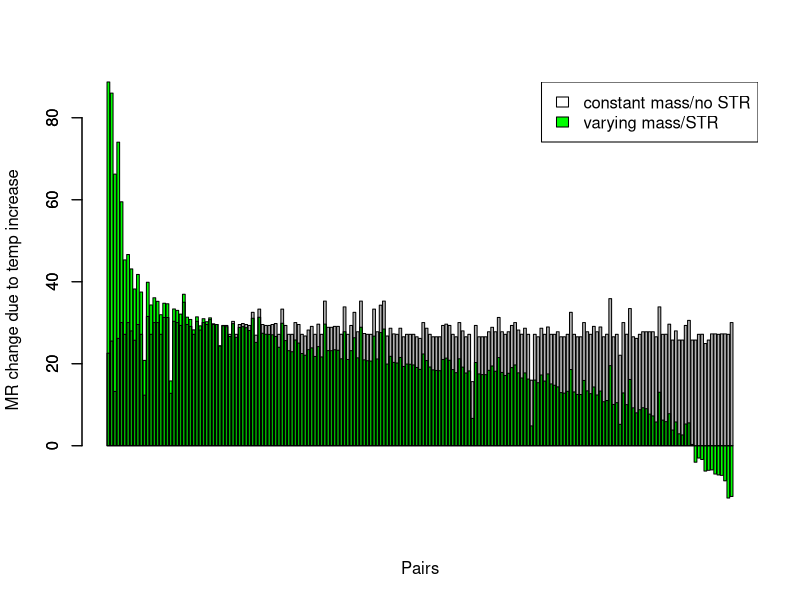
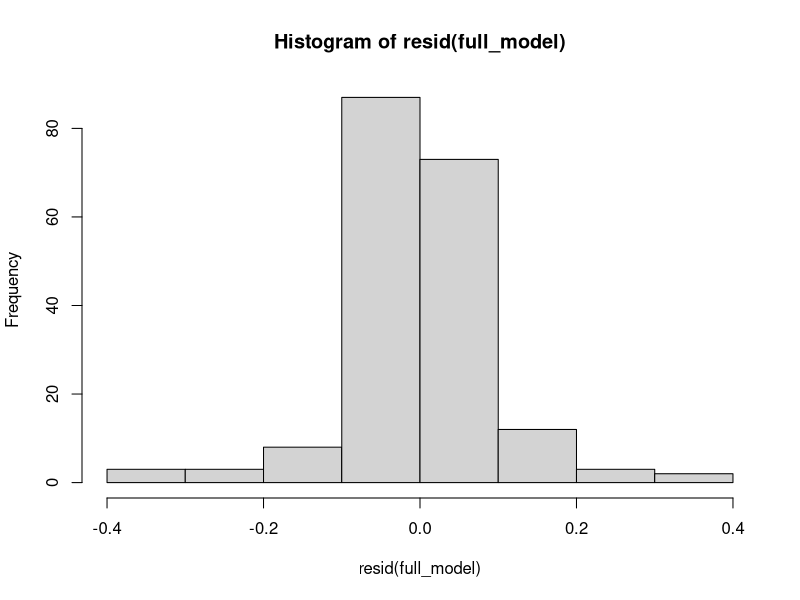
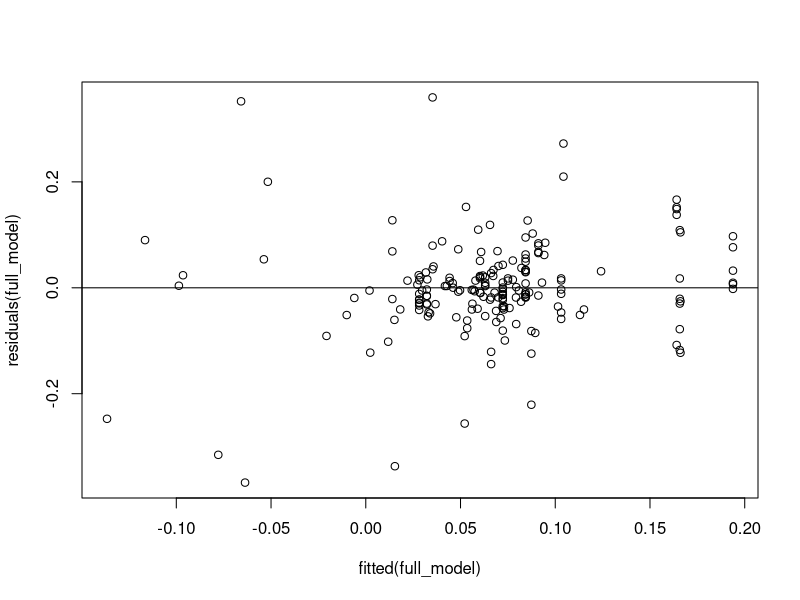
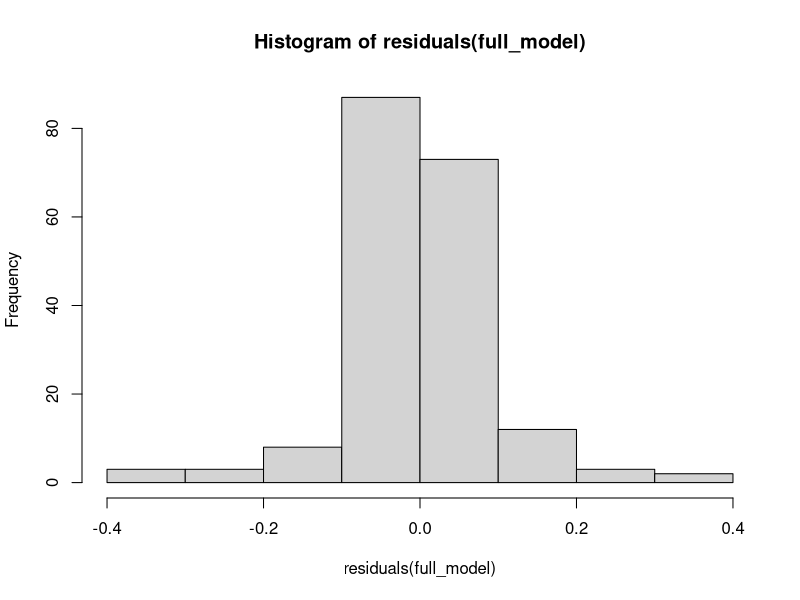
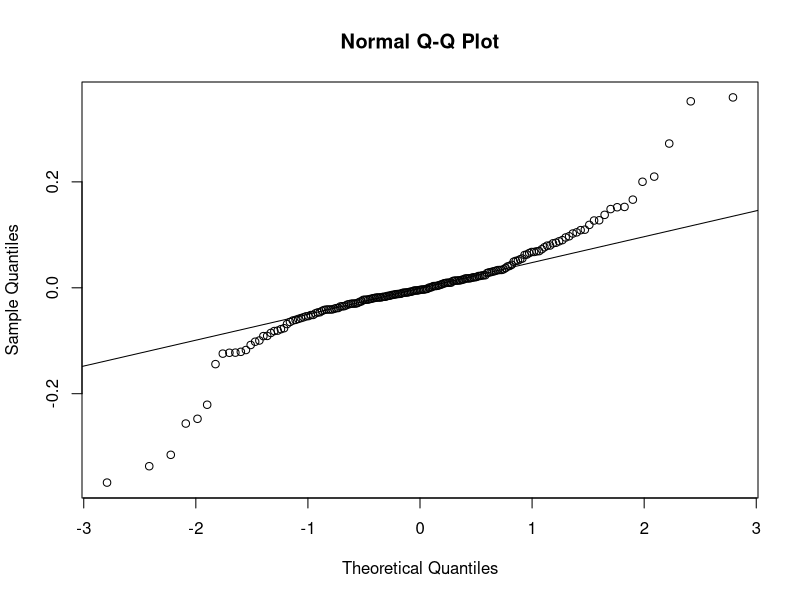
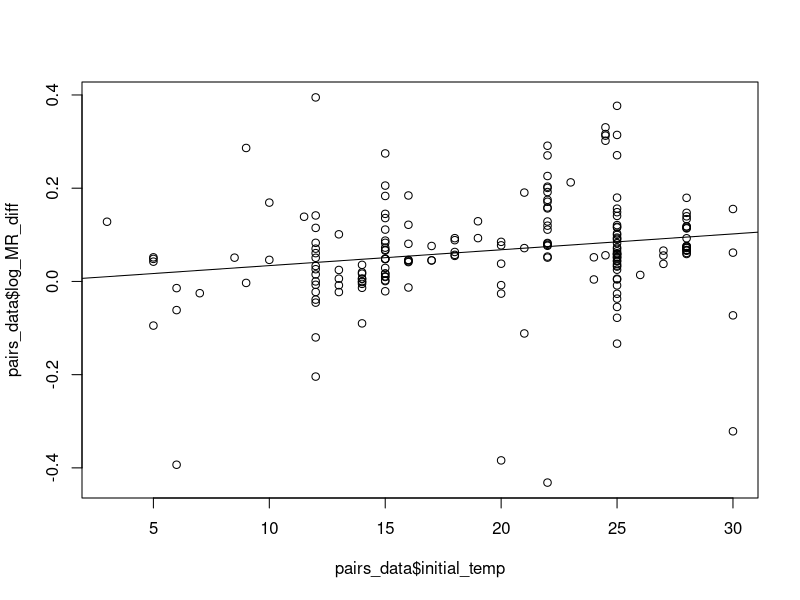
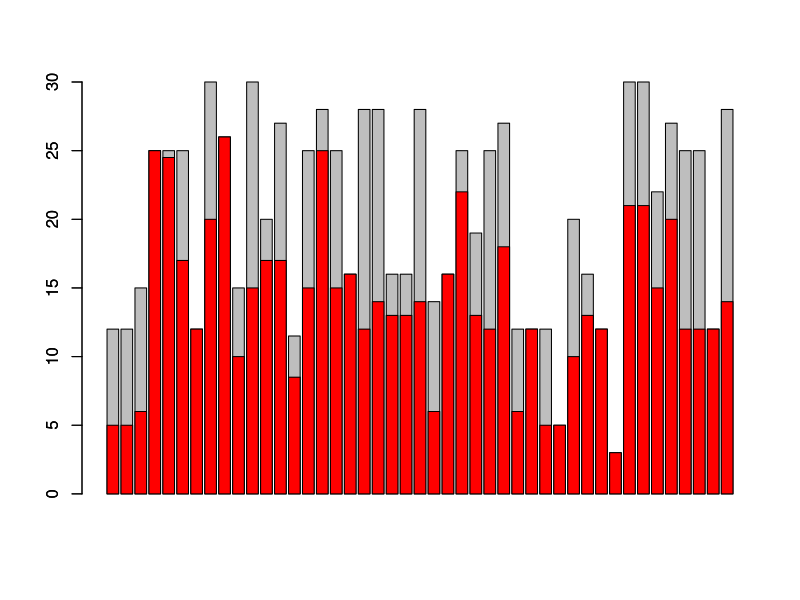
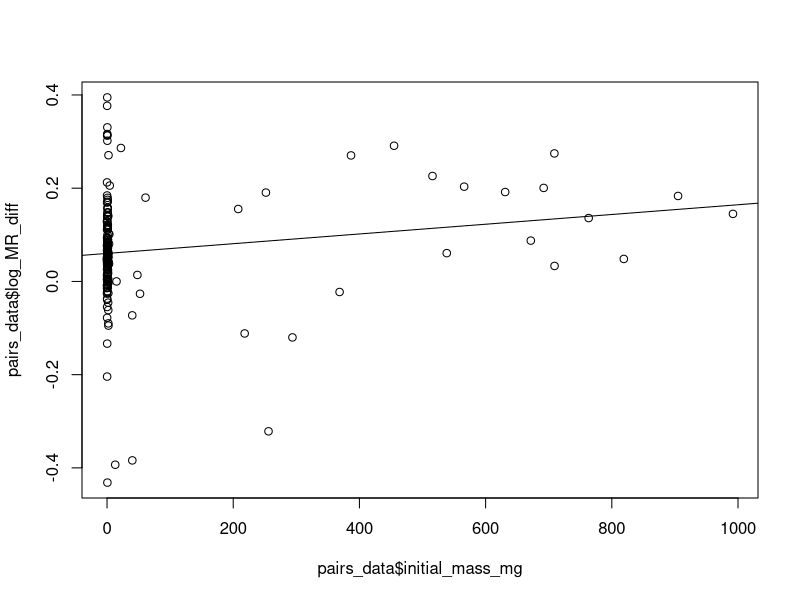

R code for these plots, in order:
# Read in clean data
pairs_data = read.csv("clean_data_MTEecto.csv", stringsAsFactors = FALSE)

#----------------METABOLIC RATE VISUALIZATION & ANALYSIS FOR PAIRS-------------------

# Metabolic rate
pairs_data$PD_MR_CS = ((pairs_data$constantmass_metrate / pairs_data$initial_metrate) - 1) * 100
pairs_data$PD_MR_VS = ((pairs_data$final_metrate / pairs_data$initial_metrate) - 1) * 100
pairs_data$MR_diff = pairs_data$PD_MR_CS - pairs_data$PD_MR_VS
pairs_data = pairs_data[order(pairs_data$MR_diff),]
barplot(pairs_data$PD_MR_VS, col = "green", xlab = "Pairs", ylab = "MR change due to temp increase")
barplot(pairs_data$PD_MR_CS, col = rgb(0, 0, 0, alpha = 0.3), add = TRUE)
legend("topright", c("constant mass/no STR", "varying mass/STR"), fill = c("white", "green"))

# Linear mixed model for difference in metabolic rates
pairs_data$log_MR_diff = log(pairs_data$constantmass_metrate) - log(pairs_data$final_metrate)
library(lme4)
initial_model = lmer(log_MR_diff ~ initial_temp + (1|species) + (1|Class) + (1|studyID) + (1|study), data = pairs_data)
summary(initial_model)
#removed random effects study and studyID because they explained no variability
full_model = lmer(log_MR_diff ~ initial_temp + (1|species) + (1|Class), data = pairs_data)
summary(full_model)
coef(full_model)
hist(resid(full_model))
plot(fitted(full_model), residuals(full_model)) #linearity good, heteroscedasticity
abline(h = 0)
hist(residuals(full_model))
qqnorm(residuals(full_model))
qqline(residuals(full_model)) #normality of residuals not good, but that's okay? 

# Full model but w/ size as fixed effect
# initial_mass vs. initial_mass_mg ?
full_model_size = lmer(log_MR_diff ~ initial_temp + initial_mass_mg + (1|species) + (1|Class), data = pairs_data)
summary(full_model_size)

# Likelihood ratio test for temp w/ linear regression plot & by species variation
null_temp = lmer(log_MR_diff ~ (1|species) + (1|Class), data = pairs_data, REML = FALSE)
model_temp = lmer(log_MR_diff ~ initial_temp + (1|species) + (1|Class), data = pairs_data, REML = FALSE)
anova(null_temp, model_temp)
par(mfrow = c(1, 1))
lr = lm(pairs_data$log_MR_diff ~ pairs_data$initial_temp)
plot(pairs_data$initial_temp, pairs_data$log_MR_diff)
abline(lr)

pairs_data = pairs_data[order(pairs_data$species),]
library(dplyr)
by_species = group_by(pairs_data, species)
temperatures = summarise(by_species, 
                         pairs_count = n(),
                         minimum = min(initial_temp), 
                         maximum = max(initial_temp), 
                         average = mean(initial_temp), 
                         standard_dev = sd(initial_temp))
barplot(temperatures$maximum)
barplot(temperatures$minimum, col = "red", add = TRUE)

# Likelihood ratio test for size w/ lin reg plot & by species variation
null_size = lmer(log_MR_diff ~ initial_temp + (1|species) + (1|Class), data = pairs_data, REML = FALSE)
model_size = lmer(log_MR_diff ~ initial_temp + initial_mass_mg + (1|species) + (1|Class), data = pairs_data, REML = FALSE)
anova(null_size, model_size)
lr_size = lm(pairs_data$log_MR_diff ~ pairs_data$initial_mass_mg)
plot(pairs_data$initial_mass_mg, pairs_data$log_MR_diff)
abline(lr_size)

sizes = summarise(by_species, 
                  minimum = min(initial_mass), 
                  maximum = max(initial_mass), 
                  average = mean(initial_mass), 
                  standard_dev = sd(initial_mass))
barplot(log(sizes$maximum))
barplot(log(sizes$minimum), col = "red", add = TRUE)

# Likelihood ratio test for species
null_sp = lmer(log_MR_diff ~ initial_temp + (1|Class), data = pairs_data, REML = FALSE)
model_sp = lmer(log_MR_diff ~ initial_temp + (1|species) + (1|Class), data = pairs_data, REML = FALSE)
anova(null_sp, model_sp)

# Likelihood ratio test for class
null_class = lmer(log_MR_diff ~ initial_temp + (1|species), data = pairs_data, REML = FALSE)
model_class = lmer(log_MR_diff ~ initial_temp + (1|species) + (1|Class), data = pairs_data, REML = FALSE)
anova(null_class, model_class)

#---------------METABOLIC RATE VISUALIZATION & ANALYSIS FOR SPECIES----------

### Metabolic rate percent differences

#MR PDs for all pairs grouped by species
sp_names = data.frame(table(pairs_data$species))
sp_names = sp_names[order(sp_names$Freq, decreasing = TRUE),]

par(mfrow = c(3, 5))
for(name in sp_names$Var1){
  sp_df = pairs_data[pairs_data$species == name,]
  barplot(sp_df$PD_MR_VS, col = "green", main = name, ylim = c(15, 90))
  barplot(sp_df$PD_MR_CS, col = rgb(0, 0, 0, alpha = 0.3), add = TRUE)
  abline(h = 0)
}

# Average metabolic rates by species
by_species = group_by(pairs_data, species)
species_data = summarise(by_species, 
                         pairs_count = n(), 
                         initial_metrate = mean(initial_metrate), 
                         final_metrate = mean(final_metrate), 
                         constantmass_metrate = mean(constantmass_metrate))

# Calculations and percent difference plots
species_data$log_MR_diff = log(species_data$constantmass_metrate) - log(species_data$final_metrate)
species_data$PD_MR_CS = ((species_data$constantmass_metrate / species_data$initial_metrate) - 1) * 100
species_data$PD_MR_VS = ((species_data$final_metrate / species_data$initial_metrate) - 1) * 100
species_data = species_data[order(species_data$PD_MR_VS, decreasing = TRUE),]
par(mfrow = c(1, 1))
barplot(species_data$PD_MR_VS, col = "green", xlab = "Species", ylab = "MR change due to temp increase")
barplot(species_data$PD_MR_CS, col = rgb(0, 0, 0, alpha = 0.3), add = TRUE)
legend("topright", c("constant mass/no STR", "varying mass/STR"), fill = c("white", "green"))

# T-test for comparing means of varying size and constant size metabolic rates
hist(species_data$log_MR_diff) #normality of difference between pairs
t.test(log(species_data$constantmass_metrate), log(species_data$final_metrate), paired = TRUE)

#------------------MASS ANALYSIS & VISUALIZATION---------------

### Mass ratio for 1:1 plot
mass_averages = pairs_data %>%
  group_by(species) %>%
  summarise_each(funs(mean), initial_mass, final_mass, constantmetrate_mass)

species_data = merge(x = species_data, y = mass_averages, by = "species", all.x = TRUE)
species_data$needed_mass_ratio = species_data$constantmetrate_mass / species_data$initial_mass
species_data$actual_mass_ratio = species_data$final_mass / species_data$initial_mass
# Plot
plot(species_data$needed_mass_ratio, species_data$actual_mass_ratio, xlim = c(0.6, 1.35), ylim = c(0.6, 1.35), pch = 20)
lines(x = c(0.6, 1.35), y = c(0.6, 1.35))
abline(h = 1, v = 1, col = "red", lty = 2)

# Temporary plot
plot(density(log(species_data$constantmetrate_mass)))
lines(density(log(species_data$final_mass)), col = "red")

# T test for comparing means of actual and needed mass
t.test(log(species_data$final_mass), log(species_data$constantmetrate_mass), paired = TRUE)

